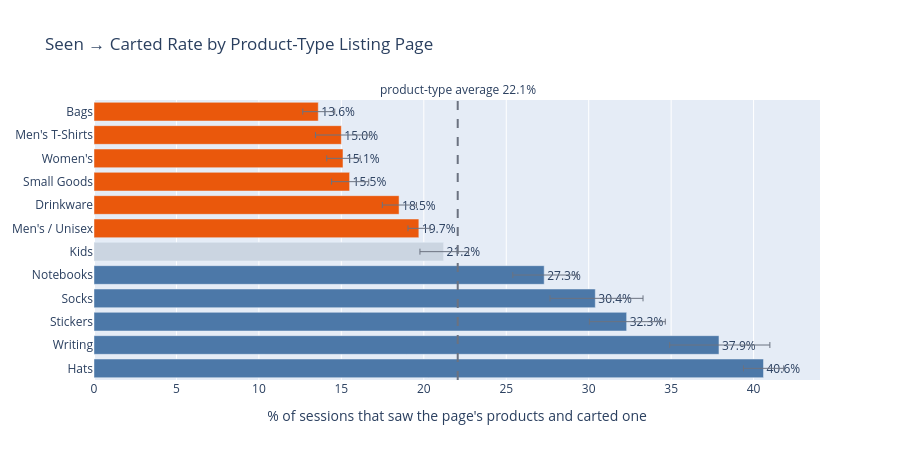

Notebook source saved alongside this figure:
### Code cell
# ── Section 7d: Category ranking + chart ─────────────────────────────────────
MIN_CATEGORY_VIEWS = 500   # below this the rate is too noisy to rank
from metrics import site_average, flag_categories, listing_levels
from stats_utils import wilson_ci, chi_square, format_p

# Level of each listing page from the path segment above it (metrics.listing_levels):
# product type / brand / collection / parent. Only product types are ranked.
category_raw["level"] = listing_levels(category_raw["item_category"], category_raw["parent_node"])
listed = category_raw[
    (category_raw["item_category"] != "(not set)")
    & (category_raw["viewing_sessions"] >= MIN_CATEGORY_VIEWS)
].copy()
listed["atc_pct"] = listed["carting_sessions"] / listed["viewing_sessions"] * 100
print(listed.groupby("level").size().to_string())
category_df    = listed[listed["level"] == "product type"].copy()
other_pages_df = listed[listed["level"] != "product type"].sort_values(["level", "viewing_sessions"], ascending=[True, False])
_oci = [wilson_ci(k, n) for k, n in zip(other_pages_df["carting_sessions"], other_pages_df["viewing_sessions"])]
other_pages_df["ci_lo"], other_pages_df["ci_hi"] = [c[0] for c in _oci], [c[1] for c in _oci]
print("Brand, collection and parent pages — not ranked (they mix product types):")
display(other_pages_df[["item_category", "level", "viewing_sessions", "atc_pct", "ci_lo", "ci_hi"]]
        .style.format({"viewing_sessions": "{:,}", "atc_pct": "{:.1f}%", "ci_lo": "{:.1f}%", "ci_hi": "{:.1f}%"}))

# Product-type average: pooled (volume-weighted) rate across ranked product-type pages —
# internal, not an external benchmark. Shared with generate_dashboard.py (metrics.py).
category_benchmark = site_average(category_df["carting_sessions"], category_df["viewing_sessions"])

# E6 — "below" only when the whole Wilson 95% interval is under the site average ("above"
# when wholly over it, else "neutral"); carts at stake count flagged categories only.
category_df = flag_categories(category_df, category_benchmark)
print(category_df["status"].value_counts().to_string())
category_df = category_df.sort_values("atc_pct").reset_index(drop=True)

print(f"Ranked product-type pages: {len(category_df)}  |  product-type average seen → carted: {category_benchmark:.1f}%")
display(category_df.sort_values("carts_at_stake", ascending=False)
        .drop(columns=["source_labels"])
        .style.format({"atc_pct": "{:.1f}%", "viewing_sessions": "{:,}", "ci_lo": "{:.1f}%",
                       "ci_hi": "{:.1f}%", "carting_sessions": "{:,}", "carts_at_stake": "{:,}"}))

# Worst rate at the top; colour = significance flag (orange below, blue above, grey ≈ average).
fig_cat = go.Figure(go.Bar(
    y=category_df["item_category"], x=category_df["atc_pct"].round(1),
    orientation="h",
    text=[f"{v:.1f}%" for v in category_df["atc_pct"]], textposition="outside",
    marker_color=[{"below": "#ea580c", "above": "#4C78A8"}.get(st, "#cbd5e1") for st in category_df["status"]],
    error_x=dict(type="data", symmetric=False,
                 array=(category_df["ci_hi"] - category_df["atc_pct"]).tolist(),
                 arrayminus=(category_df["atc_pct"] - category_df["ci_lo"]).tolist(),
                 color="#6b7280", thickness=1, width=3),
))
fig_cat.add_vline(x=category_benchmark, line_dash="dash", line_color="#6b7280",
                  annotation_text=f"product-type average {category_benchmark:.1f}%", annotation_position="top")
fig_cat.update_layout(
    title="Seen → Carted Rate by Product-Type Listing Page",
    height=max(320, 30 * len(category_df) + 100),
    yaxis=dict(autorange="reversed"),
    xaxis_title="% of sessions that saw the page's products and carted one",
    showlegend=False,
)
fig_cat.show()

# Price as a confounder: does a category's median listed price track its rate?
from scipy.stats import spearmanr
_pr = category_df.dropna(subset=["median_price"])
category_price_rho, category_price_p = (float(x) for x in spearmanr(_pr["median_price"], _pr["atc_pct"]))
print(f"Spearman(median price, seen → carted) = {category_price_rho:+.2f} ({format_p(category_price_p)}), "
      f"n = {len(_pr)} — " + ("price does not explain the ranking on its own (not ruled out either)"
                             if category_price_p >= 0.05 else "price tracks the rate: part of each gap may be price"))

top_targets = (category_df.sort_values("carts_at_stake", ascending=False)
               .query("carts_at_stake > 0").head(3))
print("Start the merchandising audit with:",
      ", ".join(f"{r.item_category} ({r.carts_at_stake:,} carts at stake)" for r in top_targets.itertuples()))

### Figure 1 — Plotly figure (JSON) as saved in the notebook; plotly's stock layout.template omitted (floating-point values rounded to 4 significant figures)
{"data": [{"error_x": {"array": [1.0, 1.718, 1.043, 1.162, 1.059, 0.6757, 1.509, 1.989, 2.894, 2.345, 3.086, 1.225], "arrayminus": [0.9422, 1.569, 0.9869, 1.095, 1.014, 0.6587, 1.434, 1.902, 2.746, 2.259, 2.991, 1.214], "color": "#6b7280", "symmetric": false, "thickness": 1, "type": "data", "width": 3}, "marker": {"color": ["#ea580c", "#ea580c", "#ea580c", "#ea580c", "#ea580c", "#ea580c", "#cbd5e1", "#4C78A8", "#4C78A8", "#4C78A8", "#4C78A8", "#4C78A8"]}, "orientation": "h", "text": ["13.6%", "15.0%", "15.1%", "15.5%", "18.5%", "19.7%", "21.2%", "27.3%", "30.4%", "32.3%", "37.9%", "40.6%"], "textposition": "outside", "type": "bar", "x": [13.6, 15.0, 15.1, 15.5, 18.5, 19.7, 21.2, 27.3, 30.4, 32.3, 37.9, 40.6], "y": ["Bags", "Men's T-Shirts", "Women's", "Small Goods", "Drinkware", "Men's / Unisex", "Kids", "Notebooks", "Socks", "Stickers", "Writing", "Hats"]}], "layout": {"annotations": [{"showarrow": false, "text": "product-type average 22.1%", "x": 22.06, "xanchor": "center", "xref": "x", "y": 1, "yanchor": "bottom", "yref": "y domain"}], "height": 460, "shapes": [{"line": {"color": "#6b7280", "dash": "dash"}, "type": "line", "x0": 22.06, "x1": 22.06, "xref": "x", "y0": 0, "y1": 1, "yref": "y domain"}], "showlegend": false, "title": {"text": "Seen → Carted Rate by Product-Type Listing Page"}, "xaxis": {"title": {"text": "% of sessions that saw the page's products and carted one"}}, "yaxis": {"autorange": "reversed"}}}
